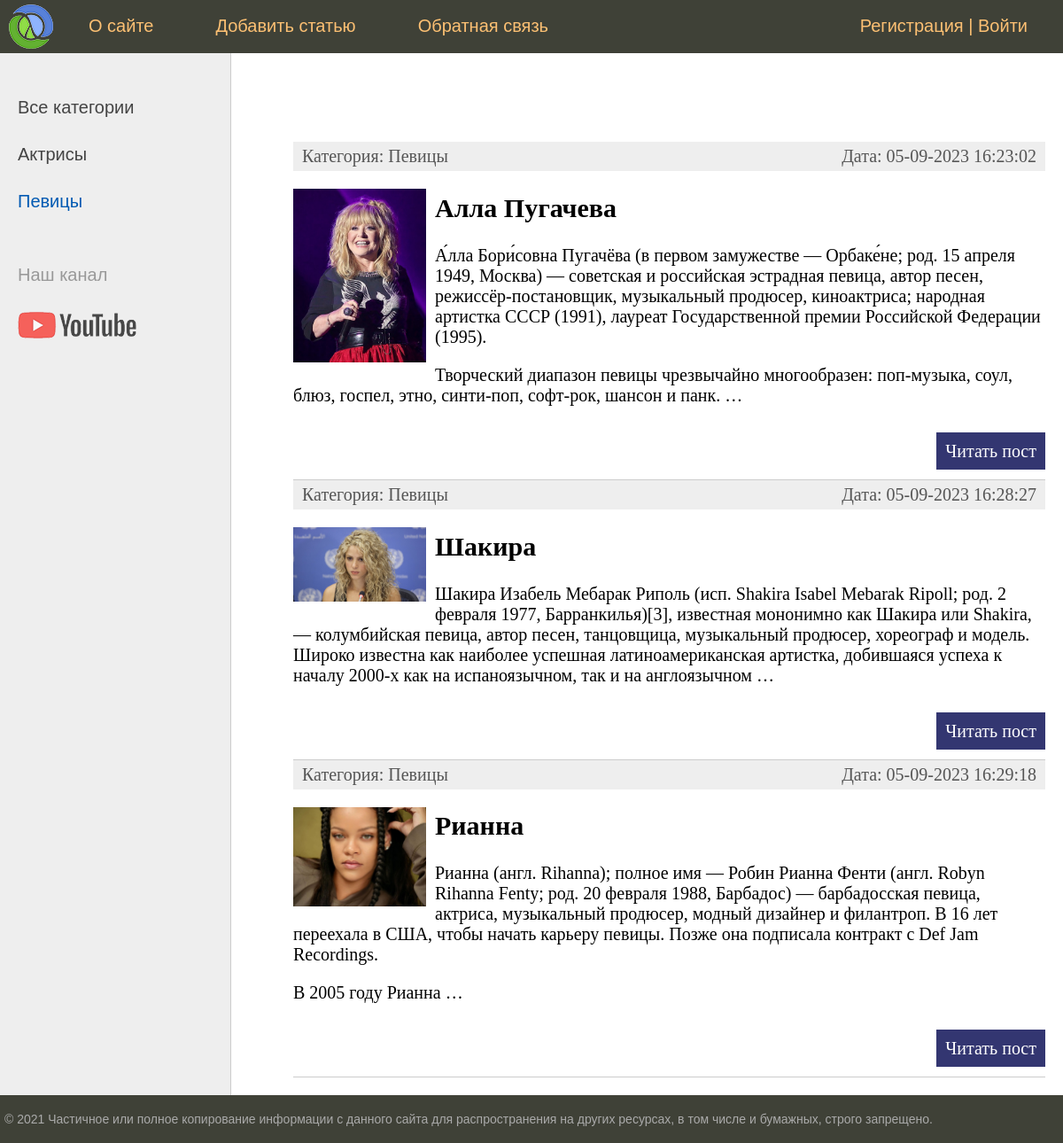
/category/pevicy, run on the app's committed database.
### women/models.py (models this page shows, shortened)
class Category(models.Model):
    name = models.CharField(max_length=100, db_index=True, verbose_name="Категория")
    slug = models.SlugField(max_length=255, unique=True, db_index=True, verbose_name="URL")
    def __str__(self) -> str:
        return self.name
    def get_absolute_url(self):
        return reverse('category', kwargs={'cat_slug':self.slug})
    class Meta:
        verbose_name = "Категории"
        verbose_name_plural = "Категории"
        ordering = ['id',]

class Women(models.Model):
    title = models.CharField(max_length=255, verbose_name="Заголовок")
    slug = models.SlugField(max_length=255, unique=True, db_index=True, verbose_name="URL")
    content = models.TextField(verbose_name="Контент")
    photo = models.ImageField(upload_to="photos/%Y/%m/%d/", blank=True, verbose_name="Фото")
    time_create = models.DateTimeField(auto_now_add=True, verbose_name="Время создания")
    time_update = models.DateTimeField(auto_now=True, verbose_name="Время обновления")
    is_published = models.BooleanField(default=True, verbose_name="Публикация")
    category = models.ForeignKey('Category', on_delete=models.PROTECT, verbose_name="Категория")
    def get_absolute_url(self):
        return reverse('post', kwargs={'post_slug':self.slug})
    class Meta:
        verbose_name = "Известные женщины"
        verbose_name_plural = "Известные женщины"
        ordering = ['time_create', 'title']

### women/views.py (the view)
# urls.py: path('category/<slug:cat_slug>', views.Category.as_view(), name='category'),
class Category(DataMixin, ListView):
    model = models.Women
    template_name = "women/index.html"
    context_object_name = "posts"
    allow_empty = False
    def get_queryset(self):
        return models.Women.objects.filter(category__slug=self.kwargs['cat_slug'], is_published=True)
    def get_context_data(self, **kwargs):
        context = super().get_context_data(**kwargs)
        context['menu'] = menu
        context['category_selected'] = context["posts"][0].category.slug
        return context

### women/templatetags/women_tags.py (called while the page is built)
@register.inclusion_tag("women/list_categories.html")
def show_categories(sort=None, category_selected=0):
    if not sort:
        categories = models.Category.objects.all()
    else:
        categories = models.Category.objects.order_by(sort)
    return {"categories":categories, "category_selected":category_selected}

### women/templates/women/index.html (shortened to what this page needs)
{% extends 'women/base.html' %}
{% block content %}
<ul class="list-articles">
	{% for p in posts %}
        <li><div class="article-panel">
        <p class="first">Категория: {{ p.category }}</p>
        <p class="last">Дата: {{ p.time_update | date:"d-m-Y H:i:s" }}</p>
    </div>
{% if p.photo %}
    <p><img class="img-article-left thumb" src="{{p.photo.url}}"></p>
{% endif %}
		<h2>{{p.title}}</h2>
	{% autoescape on %}
	{{p.content|linebreaks|truncatewords:50}}
	{% endautoescape %}
			<p class="link-read-post"><a href="{{ p.get_absolute_url }}">Читать пост</a></p>
			</li>
	{% endfor %}
</ul>
{% endblock %}

### women/templates/women/list_categories.html
{% for category in categories %}
    {% if category.slug == category_selected %}
        <li class="selected">{{category.name}}</li>
    {% else %}
        <li><a href="{{ category.get_absolute_url }}">{{ category.name }}</a></li>
    {% endif %}
{% endfor %}

### women/static/women/css/styles.css (style rules this page uses)
html, body { font-family: 'Arial'; margin: 0; padding: 0; height: 100%; width: 100%; color: #444; }
a { color: #0059b2; text-decoration: none; }
img { max-width: 600px; height: auto; }
img.img-article-left { max-width: 300px; height: auto; float: left; padding: 0 10px 10px 0; }
img.img-article-left.thumb { max-width: 150px; height: auto; }
p.link-read-post { text-align: right; }
p.link-read-post a { padding: 10px; min-width: 100px; background: #333671; color: #fff; text-decoration: none; }
div.article-panel { background: #eee; padding: 5px 10px 5px 10px; box-sizing: border-box; overflow: hidden; color: #555; }
div.article-panel p.first { margin: 0; float: left; }
div.article-panel p.last { margin: 0; float: right; }
ul.list-articles { list-style: none; margin: 0; padding: 0; }
ul.list-articles li { border-bottom: 1px solid #ccc; }
.left-chapters ul li { margin: 30px 0 0 0; color: #999; }
.left-chapters ul li.selected { color: #0059b2; }
.left-chapters ul li a { color: #444; text-decoration: none; }

### data on the page
Category: name "Актрисы"
Category: name "Певицы"
Women: category "Певицы", time_update "05-09-2023 16:23:02", photo (picture), title "Алла Пугачева", content "А́лла Бори́совна Пугачёва (в первом замужестве — Орбаке́не; род. 15 апреля 1949, Москва) — советская и российская эстрадная певица, автор песен, режиссёр-постановщик, музыкальный продюсер, киноактриса; народная артистка СССР (1991), лауреат Государственной премии Российской Федерации (1995). Творческий диапазон певицы чрезвычайно многообразен: поп-музыка, соул, блюз, госпел, этно, синти-поп, софт-рок, шансон и панк. …"
Women: category "Певицы", time_update "05-09-2023 16:28:27", photo (picture), title "Шакира", content "Шакира Изабель Мебарак Риполь (исп. Shakira Isabel Mebarak Ripoll; род. 2 февраля 1977, Барранкилья)[3], известная мононимно как Шакира или Shakira, — колумбийская певица, автор песен, танцовщица, музыкальный продюсер, хореограф и модель. Широко известна как наиболее успешная латиноамериканская артистка, добившаяся успеха к началу 2000-х как на испаноязычном, так и на англоязычном …"
Women: category "Певицы", time_update "05-09-2023 16:29:18", photo (picture), title "Рианна", content "Рианна (англ. Rihanna); полное имя — Робин Рианна Фенти (англ. Robyn Rihanna Fenty; род. 20 февраля 1988, Барбадос) — барбадосская певица, актриса, музыкальный продюсер, модный дизайнер и филантроп. В 16 лет переехала в США, чтобы начать карьеру певицы. Позже она подписала контракт с Def Jam Recordings. В 2005 году Рианна …"

### other printed values
{{ m.title }} "О сайте" "Добавить статью" "Обратная связь"
